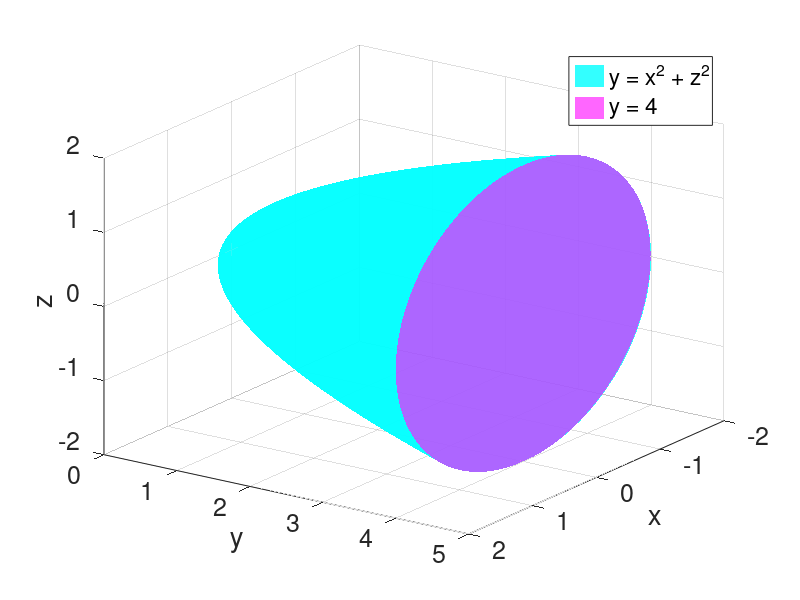

This figure's MATLAB source:
function S15_6_Ex5()
%% Region of Integration for a Triple Integral
% Plots the surfaces bounding the solid E: the paraboloid y = x^2 + z^2
% and the plane y = 4, to help set up:
%
% \begin{example}{}{}
%   Evaluate $\iiint_E \sqrt{x^2+z^2}dV$ where $E$ is the region bounded by
%   the paraboloid $y=x^2+z^2$ and the plane $y=4$.
%
%   See L23\_Ex5 for a plot.
% \end{example}
%
%% Author Info
%
% Cleaned up by Claude from an original visualization written by
% Dr Matthew Harris, assistant professor at Clarkson University,
% for MA 231: Calculus 3.

close all

%% User parameters for math objects
y   = @(x,z) x.^2 + z.^2;
top = 4;   % plane y = top

%% Paraboloid (r = sqrt(top) at the plane) and the disk cap at y = top
[r, th] = meshgrid(linspace(0, sqrt(top), 60), linspace(0, 2*pi, 100));
Xp = r.*cos(th);  Zp = r.*sin(th);  Yp = y(Xp, Zp);
Xc = Xp;  Zc = Zp;  Yc = top*ones(size(Xc));

%% Plot
figure
hold on
hPar = surf(Xp, Yp, Zp, 'FaceColor', 'c', 'FaceAlpha', 0.8, 'EdgeColor', 'none', 'DisplayName', 'y = x^2 + z^2');
hCap = surf(Xc, Yc, Zc, 'FaceColor', 'm', 'FaceAlpha', 0.6, 'EdgeColor', 'none', 'DisplayName', sprintf('y = %g', top)); % follows top
xlabel('x'); ylabel('y'); zlabel('z')
set(gca, 'FontSize', 18)
legend([hPar hCap], 'Location', 'northeast')
view(125, 25)
grid on

end
